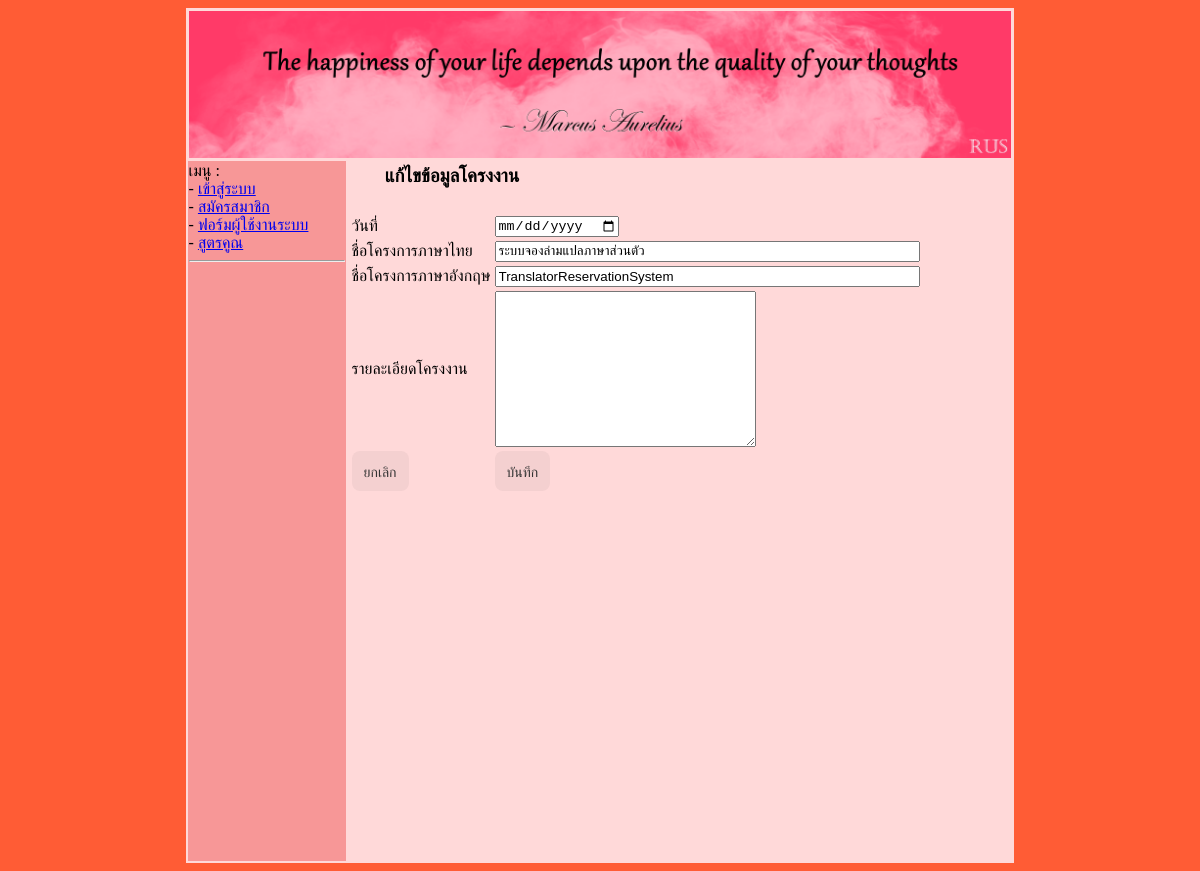
Page /project_edit.php?pro_id=1 on the committed database.
### tables this page shows
CREATE TABLE `project` (
  `pro_id` int(11) NOT NULL,
  `pro_date` date NOT NULL,
  `pro_nameTH` varchar(200) NOT NULL,
  `pro_nameEN` varchar(200) NOT NULL,
  `pro_detail` text NOT NULL,
  `mem_id` int(11) NOT NULL,
  `boss_id` int(11) NOT NULL,
  `pro_status` int(11) NOT NULL
);

### project_edit.php (the view, shortened to what this page needs)
<?php
    include("./header.php");
    include("./menu.php");
    include("./sqliConnect.php");
    isset($_GET['pro_id'])?$pro_id=$_GET['pro_id']:$pro_id="";
    $sql = "select * from project where pro_id=$pro_id;";
    $result = $mysqli->query($sql);
    $row = $result->fetch_assoc();
    $pro_id = $row['pro_id'];
    $pro_date = $row['pro_date'];
    $pro_nameTH = $row['pro_nameTH'];
    $pro_nameEN = $row['pro_nameEN'];
?>
<table width="90%" align="center">
    <tr>
        <td>
            <h3>แก้ไขข้อมูลโครงงาน</h3>
        </td>
    </tr>
    <form action="./project_proedit.php" method="post">
        <table>
            <tr>
                <td><input type="hidden" name="pro_id" value="<?php echo $pro_id ?>"></td>
            </tr>
            <tr>
                <td>วันที่</td>
                <td><input type="date" name="pro_date" value="<?php echo $pro_date ?>"></td>
            </tr>
            <tr>
                <td>ชื่อโครงการภาษาไทย</td>
                <td><input type="text" name="pro_nameTH" value="<?php echo $pro_nameTH ?>" size="50"></td>
            </tr>
            <tr>
                <td>ชื่อโครงการภาษาอังกฤษ</td>
                <td><input type="text" name="pro_nameEN" value="<?php echo $pro_nameEN ?>" size="50"></td>
            </tr>
            <tr>
                <td>รายละเอียดโครงงาน</td>
                <td><textarea name="pro_detail" cols="30" rows="10"></textarea></td>
            </tr>
            <tr>
                <td><a href="./project_show.php" class="button-2">ยกเลิก</a></td>
                <td><input type="submit" value="บันทึก" class="button-2"></td>
            </tr>
        </table>
    </form>
</table>
<?php
    include("./footer.php");
?>

### css/style.css (style rules this page uses)
.button-2 { background-color: rgba(51, 51, 51, 0.05); border-radius: 8px; border-width: 0; color: #333333; cursor: pointer; display: inline-block; font-family: "Haas Grot Text R Web", "Helvetica Neue", Helvetica, Arial, sans-serif; font-size: 14px; font-weight: 500; line-height: 20px; list-style: none; margin: 0; padding: 10px 12px; text-align: center; transition: all 200ms; vertical-align: baseline; white-space: nowrap; user-select: none; -webkit-user-select: none; touch-action: manipulation; text-decoration: none; }
body { background-color: rgb(255, 92, 53); }

### rows in the picture
project: pro_nameTH "ระบบจองล่ามแปลภาษาส่วนตัว", pro_nameEN "TranslatorReservationSystem"
